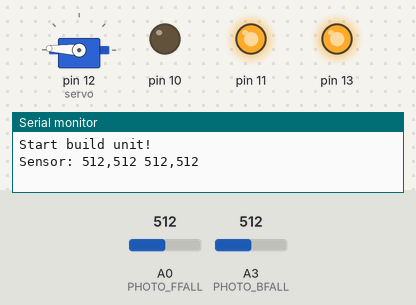
Bench run of a sketch on a simulated Arduino Uno, built with avr-gcc and run on an emulated ATmega328P. Shown: servo, output pins drawn as LEDs (lit = HIGH), the last lines printed to the serial monitor. Inputs (shaded band) come from the test bench; at power-on: A0 (PHOTO_FFALL) = 512, A3 (PHOTO_BFALL) = 512.

Above: at 12.8 s.
12.9 s: A0 (PHOTO_FFALL) set to 716
At 24.7 s:
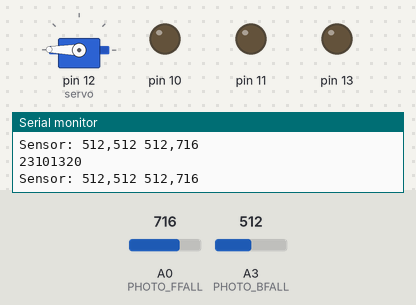
At 26.2 s:
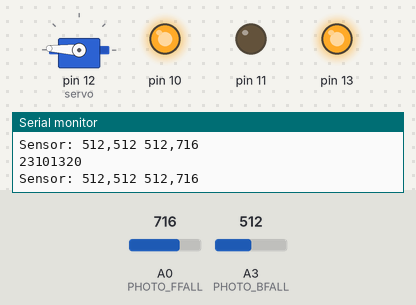
Timing chart, 0 to 26.9 s (numbered marks = the images above; inputs shaded):
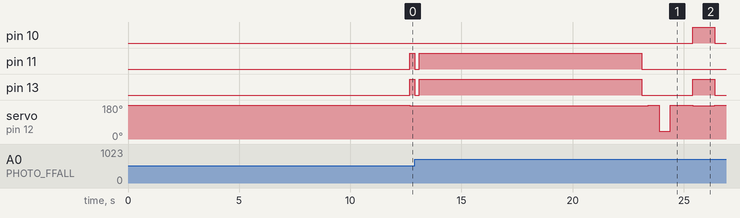

Measured:
- after the input at 12.9 s, pin 10: LOW → HIGH after 12.5 s, → LOW 1.0 s later; pin 11: HIGH → LOW at once, → HIGH 0.20 s later, → LOW 10.0 s later

The sketch:

vartical_put1.ino
```cpp
/*
 縦置き RV-3
 #defineはコンパイル時に置き換えら、チップ上のメモリ(RAM)を消費しないので多用していくスタイル
 置く動作は、Kaplaが引っかかるので、微調整が必要
 残り4枚のとき、1回目 : 179 > 114 > 170 > 95 > 170
 残り4枚のとき、2回目 : 170 > 53 > 41 > 170 > 46 > 72 > 33 > 92
*/

#include <SoftwareSerial.h>
#include <Servo.h>
SoftwareSerial mySerial(8, 9); // RX, TX
Servo servo;

// 定数定義
#define PHOTO_BFALL 3 // フォトリフレクタ back_fall
#define PHOTO_FFALL 0 // フォトリフレクタ front_fall
#define PHOTO_BLENGTH 2 // フォトリフレクタ back_length_detect
#define PHOTO_FLENGTH 4 // フォトリフレクタ front_length_detect
#define LIMIT1 80 // 前センサの閾値
#define LIMIT2 60 // 後センサの閾値
//#define FIX_LENGTH 70000 // Kapla長さ時間補正(μs)
#define FIX_LENGTH 0 // Kapla長さ時間補正(μs)
#define REST_KAPLA 3 // 最初に積んであるKapla数
#define FRONT_MIN 10000 // 前に進む最短時間(ms)

int fallFlag = 0; // 落ちたかのフラグ
int rest = REST_KAPLA;

// 関数群
void setup() {
  Serial.begin(38400);
  mySerial.begin(38400); // ソフトウェアシリアルの初期化
  pinMode(10, OUTPUT);
  pinMode(11, OUTPUT);
  pinMode(13, OUTPUT);
  servo.attach(12); // サーボモータ
  servo.write(179); // サーボリセット
  delay(2000); // delayしないとSerial.printできないArduinoの謎
  delay(10000);
  unit(); // 1ユニット目
  delay(17000); // EV-6移動
  delay(99000); // RH-2待ち
  delay(3000);
  delay(14000); // EV-6移動
  unit(); // 2ユニット目
  delay(17000); // EV-6移動
  go(2,255);
  delay(18000); // 後ろによける
  go(4,0);
  Serial.print("THE END Bee!!!");
}

void loop() {
}

// 0xBBB回のセンサ値の平均値を返す関数
int reset_sensor(int pin) {
  long sum = 0;
  for (int i = 0; i < 3003; i++) {
    sum += analogRead(pin);
    delayMicroseconds(4);
  }
  return sum/3003;
}

// 移動する関数
void go(int mode, int power) { // operate()的な
  if (fallFlag == 0) { // 落下していないか
    switch(mode) {
      case 1: // 正転
        digitalWrite(10,LOW);
        digitalWrite(11,HIGH);
      break;
      case 2: // 逆転
        digitalWrite(10,HIGH);
        digitalWrite(11,LOW);
      break;
      case 3: // ブレーキ
        digitalWrite(10,HIGH);
        digitalWrite(11,HIGH);
      break;
      case 4: // ストップ
        digitalWrite(10,LOW);
        digitalWrite(11,LOW);
      break;
    }
    analogWrite(13,power);
  } else { // 落下していたら止まる
    digitalWrite(10,LOW);
    digitalWrite(11,LOW);
    analogWrite(13,0);
  }
}

// センサが反応するまで進む関数
// go_while1(前センサ1)
void go_while1(int s_frontF) {
    while((analogRead(PHOTO_FFALL)-s_frontF<LIMIT1)) {
    delayMicroseconds(4);
  }
}
// go_while2(後センサ1)
void go_while2(int s_backF) {
    while((analogRead(PHOTO_BFALL-s_backF))<LIMIT2) {
    delayMicroseconds(4);
  }
}

// Kaplaを置く動作
void put_kapla(int mins) {
  go(4,0); // 止まる
    servo.write(179); // 40, 9
    delay(500);
    servo.write(mins);
    delay(500);
    servo.write(179);
    delay(500);
    if(mins<10) {
      servo.write(mins);
      delay(500);
      servo.write(179);
    }
  delay(500); // 一応、止まる
}

// センサの値
void senser_data(int s_backL, int s_frontL) {
  Serial.print("Sensor: ");
  Serial.print(s_backL);
  Serial.print(",");
  Serial.print(s_frontL);
  Serial.print(" ");
  Serial.print(analogRead(PHOTO_BFALL));
  Serial.print(",");
  Serial.println(analogRead(PHOTO_FFALL));
}

// ----- 1ユニット積む、一連の動き ----- //
void unit() {
  Serial.println("Start build unit!");
  int s_backF = reset_sensor(PHOTO_BFALL); // 落下確認用
  int s_frontF = reset_sensor(PHOTO_FFALL);
//  int s_backL = reset_sensor(PHOTO_BLENGTH); // 長さ測定用
//  int s_frontL = reset_sensor(PHOTO_FLENGTH);
//  int s_backL2, s_frontL2; // 長さ測定直前の値
  unsigned long s_time; // 開始時の時間
  unsigned long timer; // 時間測定用
  unsigned long b_time; // 後退時の時間計測

  senser_data(s_backF, s_frontF);

  servo.write(177); // Kapla発射のためのリロード
  go(1, 255); // 前へ
  go_while1(s_frontF); // センサが反応するまで進む
  go(4,0); // 止まる
  delay(200);
  s_time = micros(); // 時間を測定
  Serial.println(s_time);
  senser_data(s_backF, s_frontF);
  // 先端がEV-6の下のライン上にあるはず

  go(1, 255); // 前へ
  delay(FRONT_MIN);
  go_while1(s_frontF); // センサが反応するまで進む
  go(4,0); // 止まる
  timer = micros(); // 時間を計測
  Serial.println(timer);
  delay(300); // 一応、待つ
  senser_data(s_backF, s_frontF);
  // この時点で机の端の手前にいるはず

  put_kapla(40);
  // この時点でKapla 1ユニット積み終わったはず

  servo.write(177); // サーボ保護
  go(2,255); // 後ろに移動
  delay(1000);
  go_while2(s_backF); // センサが反応するまで進む
  go(4,0); // 止まる

  put_kapla(0);
  // この時点でKapla 1ユニット積み終わったはず

  go(2,255); // 後ろに移動
  delay(1000);
  go_while1(s_frontF); // センサが反応するまで進む
  delay(1000);
  go(4,0); // 止まる
  // EV-6に戻る

  b_time = micros(); // 時間を計測
/*  while((micros()-b_time)>(timer-s_time)) {
    stop_fall(s_backF, s_frontF);
    delayMicroseconds(4);
  } */
  senser_data(s_backF, s_frontF);
  go(4,0); // 止まる
}
```
